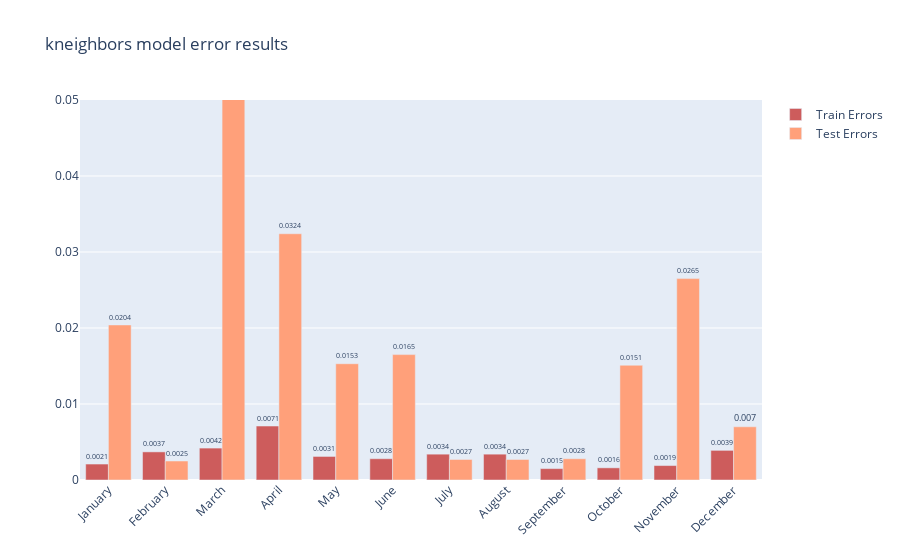

Source (notebook cell):
### Code cell
plot_resulst(train_errors,test_errors,"kneighbors")

### Figure 1 — Plotly figure (JSON) as saved in the notebook; plotly's stock layout.template omitted (floating-point values rounded to 4 significant figures)
{"data": [{"marker": {"color": "indianred"}, "name": "Train Errors", "text": [0.0021, 0.0037, 0.0042, 0.0071, 0.0031, 0.0028, 0.0034, 0.0034, 0.0015, 0.0016, 0.0019, 0.0039], "textposition": "outside", "type": "bar", "x": ["January", "February", "March", "April", "May", "June", "July", "August", "September", "October", "November", "December"], "y": [0.0021, 0.0037, 0.0042, 0.0071, 0.0031, 0.0028, 0.0034, 0.0034, 0.0015, 0.0016, 0.0019, 0.0039]}, {"marker": {"color": "lightsalmon"}, "name": "Test Errors", "text": [0.0204, 0.0025, 0.1065, 0.0324, 0.0153, 0.0165, 0.0027, 0.0027, 0.0028, 0.0151, 0.0265, 0.007], "textposition": "outside", "type": "bar", "x": ["January", "February", "March", "April", "May", "June", "July", "August", "September", "October", "November", "December"], "y": [0.0204, 0.0025, 0.1065, 0.0324, 0.0153, 0.0165, 0.0027, 0.0027, 0.0028, 0.0151, 0.0265, 0.007]}], "layout": {"barmode": "group", "title": {"text": "kneighbors model error results"}, "xaxis": {"tickangle": -45}, "yaxis": {"range": [0, 0.05]}}}
